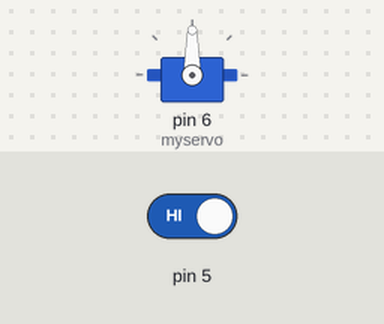
Recording of a sketch running on a simulated Arduino Uno, built with avr-gcc and run on an emulated ATmega328P. Parts: servo. Inputs (shaded band) come from the test bench; at power-on: pin 5 HIGH.

Above: at 1.2 s.
1.3 s: pin 5 driven LOW
At 2.2 s:
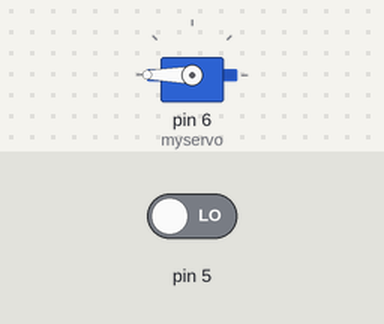
2.8 s: pin 5 driven HIGH
At 4.4 s:
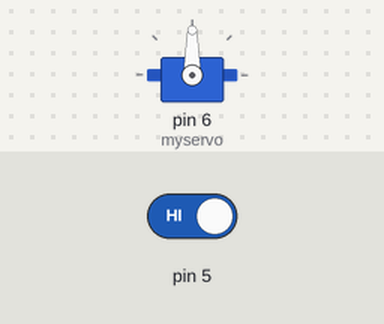
Timing chart, 0 to 5.9 s (numbered marks = the images above; inputs shaded):
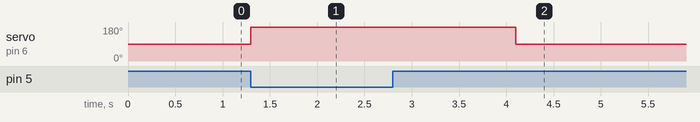

Measured:
- after the input at 1.3 s, servo on pin 6 (myservo): 90° → 180° at once
- after the input at 2.8 s, servo on pin 6 (myservo): 180° → 90° after 1.3 s

The sketch:

HOD_SIR_REQUEST_PROJECT.ino
```cpp
// ---------------------------------------------------------------------------
// Example NewPing library sketch that does a ping about 20 times per second.
// ---------------------------------------------------------------------------

#include <Servo.h>
Servo myservo;


void setup() {
  Serial.begin(9600); // Open serial monitor at 115200 baud to see ping results.
myservo.attach(6);
pinMode(5,INPUT);

}

void loop() {
  int val=digitalRead(5);
   myservo.write( 90 );
  if (val == LOW){
   myservo.write( 180 );
   delay(1400);


  }

}
```
